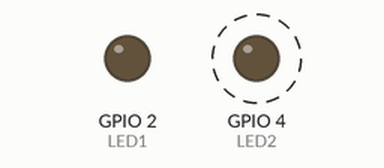
A program run on a simulated ESP32. Parts: output pins drawn as LEDs (lit = HIGH). Dashed ring = blinking. What the program prints to the serial monitor is not drawn.

Above: at 0.05 s.
Timing chart, 0 to 3.0 s (numbered marks = the images above):
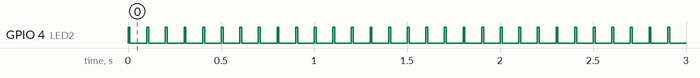

Measured:
- by itself, GPIO 4 (LED2): alternates HIGH for 0.01 s and LOW for 0.09 s
- by itself, everything shown: repeats every 23.4 s, in 4 steps

The program:

main.cpp
```cpp
#include <Arduino.h>
#include <freertos/FreeRTOS.h>
#include <freertos/task.h>
#include <freertos/FreeRTOSConfig.h>
#include <freertos/queue.h>

/*
Define which method to use
  - sendUint8_t : Read the valueToSend in the sender func, and send to queue
  - sendStruct_t : Sends the structure to the queue, and the receiver func is responsible to decode it
*/
#define sendUint8_t   0
#define sendStruct_t  1

#define LED1      2
#define LED2      4
#define msDelaySender  100
#define msDelayReceiver 10

QueueHandle_t queue_data;

typedef enum{
  eSender1,
  eSender2,
} dataSource_t;

typedef struct TAG_OPT{
  uint8_t valueToSend;
  dataSource_t eDataSource;
} Data_t;

static const Data_t xStructToSend[2] =  { {100, eSender1}, {200, eSender2} };
static const Data_t * pStructToSend[2] = {&xStructToSend[0], &xStructToSend[1]};

//creamos una funcion con parametro de entrada un puntero a una estructura
void Sender(void *xStruct){

  //to monitor de if the data was sent sucessfully or not
  BaseType_t qStatus;
  //maximum allowed time to send data
  TickType_t xTicksToWait( pdMS_TO_TICKS(100) );
  TickType_t _delayTicks = pdTICKS_TO_MS(msDelaySender);

  #if sendUint8_t
    //pointer to structure
    Data_t * data = (Data_t *) xStruct;
    uint8_t valueToSend = data->valueToSend;
    uint8_t Sender = data->eDataSource;
  #endif

  pinMode(LED1, OUTPUT);

  while(1){

    #if sendUint8_t
      qStatus = xQueueSend(queue_data, &valueToSend, xTicksToWait);
    #endif
    #if sendStruct_t
      qStatus = xQueueSend(queue_data, xStruct, xTicksToWait);
    #endif

    if (qStatus == pdPASS){
      digitalWrite(LED1, digitalRead(LED1)^1);
    }else{
      Serial.println("Fail to send data!");
    }

    vTaskDelay(_delayTicks);
  }
}

//creamos una funcion con parametro de entrada un puntero a una estructura
void Receiver(void *xStruct){

  //to monitor if data was received sucessfully
  BaseType_t qStatus;
  //maximum allowed time to get some data
  const TickType_t xTicksToWait = pdMS_TO_TICKS(200);
  //delay to receive a value
  TickType_t _delayTicks( pdMS_TO_TICKS(msDelayReceiver) );

  #if sendUint8_t
    //receive variable
    uint32_t receivedValue;
  #endif
  #if sendStruct_t
    //receive variable
    Data_t receivedStruct;
    Data_t * pReceivedStruct = &receivedStruct;
  #endif

  pinMode(LED2, OUTPUT);

  while(1){

    #if sendUint8_t
      qStatus = xQueueReceive(queue_data, &receivedValue, xTicksToWait);
    #endif
    #if sendStruct_t
      qStatus = xQueueReceive(queue_data, pReceivedStruct, xTicksToWait);
    #endif

    if(qStatus == pdPASS){

      digitalWrite(LED2, digitalRead(LED2)^1);

      #if sendUint8_t
        Serial.print("Received Value: ");
        Serial.println(receivedValue);
      #endif
      #if sendStruct_t
        uint8_t ReceivedValue = pReceivedStruct->valueToSend;
        uint8_t Sender = pReceivedStruct->eDataSource;
        Serial.print("Sender ");
        Serial.print(Sender);
        Serial.print(" -> Receive Value: ");
        Serial.println(ReceivedValue);
      #endif

    }else{
      Serial.println("Fail to Receive data!");
    }
    vTaskDelay(_delayTicks);
  }
}

  void setup() {
  Serial.begin(115200);

  #if sendUint8_t
    queue_data = xQueueCreate(3, sizeof(uint8_t));
  #endif
  #if sendStruct_t
    queue_data = xQueueCreate(3, sizeof(Data_t));
  #endif

  xTaskCreate(Sender, "Sender 1", 1000, (void *) pStructToSend[0], 1, NULL);
  xTaskCreate(Sender, "Sender 2", 1000, (void *) pStructToSend[1], 1, NULL);

  xTaskCreate(Receiver, "Receiver", 1000, NULL, 1, NULL);
}

void loop() {
  // put your main code here, to run repeatedly:
}
```
